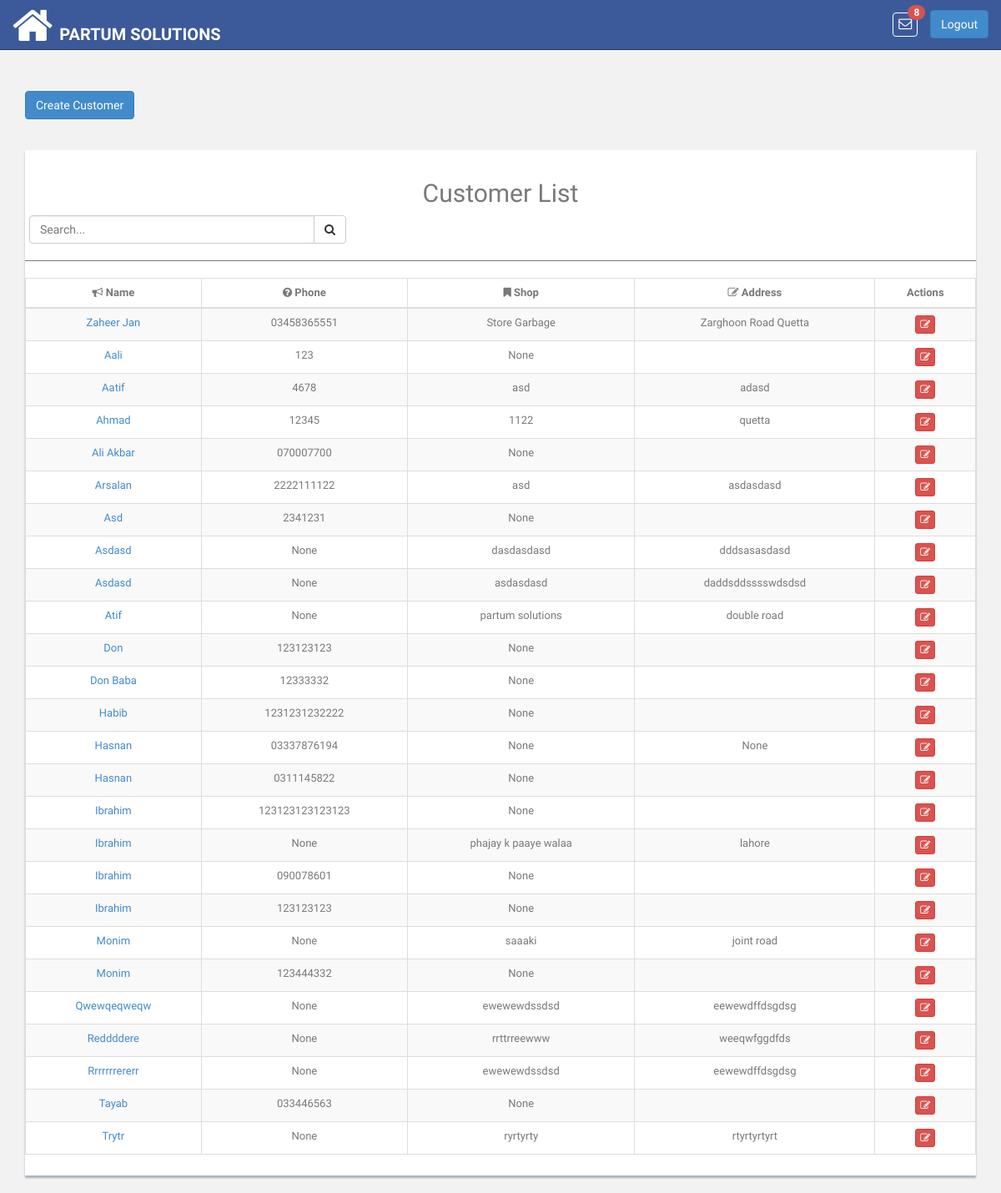
The app's page /customer/create/ (signed in) with its own data.
### pis_retailer/models.py (models this page shows, shortened)
class RetailerUser(models.Model):
    ROLE_TYPE_OWNER = 'owner'
    ROLE_TYPE_DATA_ENTRY_USER = 'data_entry_user'
    ROLE_TYPE_SALESMAN = 'salesman'
    ROLE_TYPE_VIEW_ACCOUNT = 'account_viewer'
    ROLE_TYPE_LEDGER_VIEW = 'ledger_viewer'
    ROLE_TYPES = (
        (ROLE_TYPE_OWNER, 'Owner'),
        (ROLE_TYPE_DATA_ENTRY_USER, 'Data Entry User'),
        (ROLE_TYPE_SALESMAN, 'Salesman'),
        (ROLE_TYPE_VIEW_ACCOUNT, 'Account Viewer'),
        (ROLE_TYPE_LEDGER_VIEW, 'Ledger Viewer'),
    )
    user = models.OneToOneField(User, related_name='retailer_user',on_delete=models.CASCADE)
    retailer = models.ForeignKey(Retailer, related_name='u_retailer',on_delete=models.CASCADE)
    role_type = models.CharField(
        max_length=100, choices=ROLE_TYPES, default=ROLE_TYPE_OWNER
    )

class Retailer(DatedModel):
    name = models.CharField(max_length=100)
    slug = models.SlugField(blank=False)
    package = models.CharField(max_length=200, null=True, blank=True)
    package_price = models.CharField(max_length=200, null=True, blank=True)
    package_expiry = models.DateField(blank=True, null=True)
    logo = models.ImageField(
        upload_to='images/retailer/logo/', max_length=1024,
        blank=True, null=True
    )

### pis_com/models.py (models this page shows, shortened)
class Customer(models.Model):
    retailer = models.ForeignKey(
        'pis_retailer.Retailer',
        related_name='retailer_customer',
        on_delete=models.CASCADE
    )
    customer_name = models.CharField(max_length=200)
    customer_phone = models.CharField(max_length=20, blank=True, null=True)
    customer_type=models.CharField(max_length=200, default='customer', blank=True, null=True)
    address = models.TextField(max_length=500, blank=True,null=True)
    shop = models.CharField(max_length=200, blank=True, null=True)

### pis_com/views.py (the view)
# urls.py: re_path(r'^customer/create/$', CustomerTemplateView.as_view(), name='customers'),
class CustomerTemplateView(TemplateView):
    template_name = 'customer/customer_list.html'
    def dispatch(self, request, *args, **kwargs):
        if not self.request.user.is_authenticated:
            return HttpResponseRedirect(reverse('login'))
        return super(
            CustomerTemplateView, self).dispatch(request, *args, **kwargs)
    def get_context_data(self, **kwargs):
        context = super(
            CustomerTemplateView, self).get_context_data(**kwargs)
        customers = (
            self.request.user.retailer_user.retailer.
            retailer_customer.all().order_by('customer_name'))
        context.update({
            'customers': customers
        })
        return context

### pis_com/templatetags/template_tags.py (called while the page is built)
@register.simple_tag
def product_notifications(retailer_id):
    return Product.objects.filter(retailer__id=retailer_id)

### pis_product/models.py (called while the page is built)
    def product_available_items(self):
        try:
            obj_stock_in = self.stockin_product.aggregate(Sum('quantity'))
            stock_in = float(obj_stock_in.get('quantity__sum'))
        except:
            stock_in = 0
        try:
            obj_stock_out = self.stockout_product.aggregate(
                Sum('stock_out_quantity'))
            stock_out = float(obj_stock_out.get('stock_out_quantity__sum'))
        except:
            stock_out = 0
        return  stock_in - stock_out

### templates/customer/customer_list.html (shortened to what this page needs)
{% extends 'base.html' %}
{% block content %}
<div class="col-md-12">
    <br>
    <a href="{% url 'create_customer' %}"><button type="button" id="new-customer" class="btn btn-primary"  id="load" data-loading-text="<i class='fa fa-circle-o-notch fa-spin'></i>Processing">Create Customer</button></a>
    <br><br><br>
    <div class="content-panel table-responsive">
        <table class="table table-striped table-bordered table-hover customer-table">
            <h2 class="text-center">Customer List</h2>
            <div class="input-group custom-search-form col-md-4" style="left: 5px">
                <input type="text" class="form-control search-customer" placeholder="Search...">
                <span class="input-group-btn">
                    <button class="btn btn-default" type="button">
                        <i class="fa fa-search"></i>
                    </button>
                </span>
            </div>
            <hr>
            <thead>
            <tr>
                <th class="text-center"><i class="fa fa-bullhorn"></i> Name</th>
                <th class="text-center"><i class="fa fa-question-circle"></i> Phone</th>
                <th class="text-center"><i class=" fa fa-bookmark"></i> Shop</th>
                <th class="text-center"><i class=" fa fa-edit"></i> Address</th>
                <th class="text-center">Actions</th>
            </tr>
            </thead>
            <tbody class="customer-table-body text-center">
            {% if customers %}
            {% for customer in customers %}
            <tr>
                <td><a href="{% url 'update_customer' pk=customer.id %}">{{ customer.customer_name|title }}</a></td>
                <td>{{ customer.customer_phone }}</td>
                <td>{{ customer.shop }}</td>
                <td>{{ customer.address }}</td>
                <td>
                    <a href="{% url 'update_customer' pk=customer.id %}" title="Edit Customer"><button class="btn btn-danger btn-xs"><i class="fa fa-edit "></i></button></a>
                </td>
            </tr>
            {% endfor %}
            {% else %}
            <tr><td colspan="5" class="text-center">No Records Found</td></tr>
            {% endif %}
            </tbody>
        </table>
    </div>
</div>
{% endblock %}

### templates/base.html (shortened to what this page needs)
<!DOCTYPE html>
<html lang="en" xmlns="http://www.w3.org/1999/html">
{% load static %}
{% load template_tags %}
<head>
    <link href="{% static 'css/bootstrap.css' %}" rel="stylesheet">
    <link href="{% static 'font-awesome/css/font-awesome.css' %}" rel="stylesheet" />
    <link rel="stylesheet" type="text/css" href="{% static 'css/zabuto_calendar.css' %}">
    <link rel="stylesheet" type="text/css" href="{% static 'js/gritter/css/jquery.gritter.css' %}" />
    <link rel="stylesheet" type="text/css" href="{% static 'lineicons/style.css' %}">
    <link href="{% static 'css/style.css' %}" rel="stylesheet">
    <link href="{% static 'css/style-responsive.css' %}" rel="stylesheet">
    <link href="{% static 'css/profileImage.css' %}" rel="stylesheet" type="text/css"/>
    <link href="{% static 'css/sweetalert2.min.css' %}" rel="stylesheet" />
</head>
<body>
<section id="container" >
    <header class="header black-bg">
        <a href="{% url 'index' %}" class="home_icon" style="float:left"><i class="fa fa-home fa-4x" aria-hidden="true"></i></a>
        <a href="{% url 'index' %}" class="logo"><b>{{ request.user.retailer_user.retailer.name }}</b></a>
        <div class="right_div">
            <div class="nav notify-row" id="top_menu">
                {% product_notifications retailer_id=request.user.retailer_user.retailer.id as p_n %}
                <ul class="nav top-menu">
                    <li id="header_inbox_bar" class="dropdown">
                        <a data-toggle="dropdown" class="dropdown-toggle msg" href="index.html#">
                            <i class="fa fa-envelope-o"></i> <span class="badge badge-danger notification_count" style="background: #d9534f"></span>
                        </a>
                    </li>
                </ul>
            </div>
            <div class="top-menu">
                <a tabindex="logout" class="btn btn-primary" href="{% url 'logout' %}" style="margin-top: 12px;">Logout</a>
            </div>
        </div>
    </header>
    <section class="wrapper">
        {% block content %}{% endblock %}
    </section>
</section>
</body>
</html>

### app_static/css/style.css (style rules this page uses)
body { color: #797979; background: #f2f2f2; font-family: 'Ruda', sans-serif; padding: 0px !important; margin: 0px !important; font-size:13px; }
ul li { list-style: none; }
a, a:hover, a:focus { text-decoration: none; outline: none; }
#container { width: 100%; height: 100%; }
hr { margin-top: 20px; margin-bottom: 20px; border: 0; border-top: 1px solid #797979; }
.header, .footer { min-height: 60px; padding: 0 15px; }
.header { position: fixed; left: 0; right: 0; z-index: 1002; }
.black-bg { background: #3C5A99; border-bottom: 1px solid #2B3D4A; }
.wrapper { display: inline-block; margin-top: 90px; padding-left: 15px; padding-right: 15px; padding-bottom: 15px; padding-top: 0px; width: 100%; }
a.logo { font-size: 20px; color: #ffffff; float: left; margin-top: 27px; text-transform: uppercase; }
a.logo b { font-weight: 900; }
#top_menu .nav > li, ul.top-menu > li { float: left; }
.notify-row { float: left; margin-top: 15px; margin-left: 92px; }
ul.top-menu > li > a { color: #666666; font-size: 16px; border-radius: 4px; -webkit-border-radius: 4px; border:1px solid #68dff0; padding: 2px 6px; margin-right: 15px; }
.notify-row .badge { position: absolute; right: -10px; top: -10px; z-index: 100; }
.content-panel { background: #ffffff; box-shadow: 0px 3px 2px #aab2bd; padding-top: 15px; padding-bottom: 5px; }

### templates/base.html (style rules this page uses)
.msg { color: #fff !important; border:none !important; border: 1px solid #fff !important; }
.right_div { float:right; }
.notify-row { margin-left: -45px !important; }
.home_icon { float:left; color:#fff; margin-right:8px; margin-top:5px; }

### records on screen
Customer: customer_name "Zaheer Jan", customer_phone "03458365551", shop "Store Garbage", address "Zarghoon Road Quetta"
Customer: customer_name "Aali", customer_phone "123", shop "None"
Customer: customer_name "Aatif", customer_phone "4678", shop "asd", address "adasd"
Customer: customer_name "Ahmad", customer_phone "12345", shop "1122", address "quetta"
Customer: customer_name "Ali Akbar", customer_phone "070007700", shop "None"
Customer: customer_name "Arsalan", customer_phone "2222111122", shop "asd", address "asdasdasd"
Customer: customer_name "Asd", customer_phone "2341231", shop "None"
Customer: customer_name "Asdasd", customer_phone "None", shop "dasdasdasd", address "dddsasasdasd"
Customer: customer_name "Asdasd", customer_phone "None", shop "asdasdasd", address "daddsddsssswdsdsd"
Customer: customer_name "Atif", customer_phone "None", shop "partum solutions", address "double road"
Customer: customer_name "Don", customer_phone "123123123", shop "None"
Customer: customer_name "Don Baba", customer_phone "12333332", shop "None"
Customer: customer_name "Habib", customer_phone "1231231232222", shop "None"
Customer: customer_name "Hasnan", customer_phone "03337876194", shop "None", address "None"
Customer: customer_name "Hasnan", customer_phone "0311145822", shop "None"
Customer: customer_name "Ibrahim", customer_phone "123123123123123", shop "None"
Customer: customer_name "Ibrahim", customer_phone "None", shop "phajay k paaye walaa", address "lahore"
Customer: customer_name "Ibrahim", customer_phone "090078601", shop "None"
Customer: customer_name "Ibrahim", customer_phone "123123123", shop "None"
Customer: customer_name "Monim", customer_phone "None", shop "saaaki", address "joint road"
Customer: customer_name "Monim", customer_phone "123444332", shop "None"
Customer: customer_name "Qwewqeqweqw", customer_phone "None", shop "ewewewdssdsd", address "eewewdffdsgdsg"
Customer: customer_name "Reddddere", customer_phone "None", shop "rrttrreewww", address "weeqwfggdfds"
Customer: customer_name "Rrrrrrrererr", customer_phone "None", shop "ewewewdssdsd", address "eewewdffdsgdsg"
Customer: customer_name "Tayab", customer_phone "033446563", shop "None"
Customer: customer_name "Trytr", customer_phone "None", shop "ryrtyrty", address "rtyrtyrtyrt"

### other values on screen
{{ request.user.retailer_user.retailer.name }} "PARTUM SOLUTIONS"
